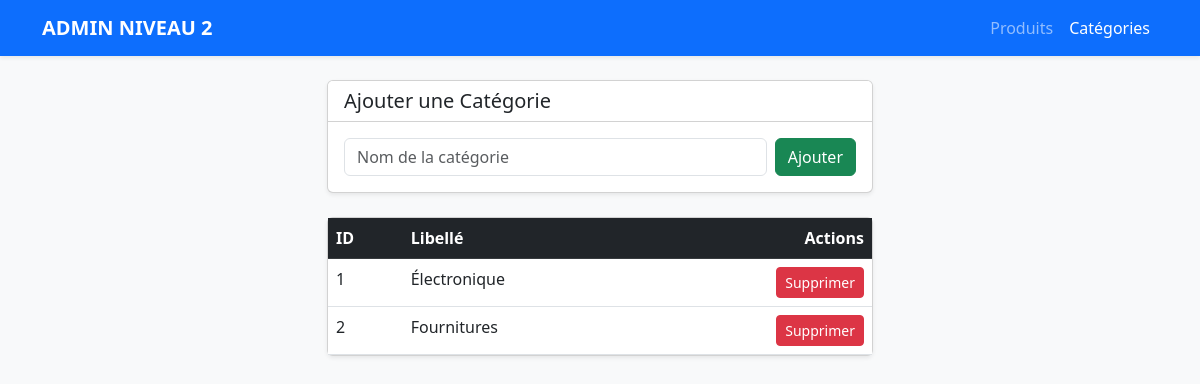
/04_ARSENAL_CRUD_ULTRA_RAPIDE/NIVEAU_2_JOINTURE_SIMPLE/categorie_gestion.php, run on the app's committed database.
### tables this page shows
CREATE TABLE categorie (
    id_cat INT AUTO_INCREMENT PRIMARY KEY,
    libelle VARCHAR(50) NOT NULL
);

### 04_ARSENAL_CRUD_ULTRA_RAPIDE/NIVEAU_2_JOINTURE_SIMPLE/categorie_gestion.php (the view, shortened to what this page needs)
<?php
include 'db.php';
$categories = $pdo->query("SELECT * FROM categorie")->fetchAll();
?>
<!DOCTYPE html>
<html lang="fr">
<head>
    <link href="https://cdn.jsdelivr.net/npm/bootstrap@5.3.0/dist/css/bootstrap.min.css" rel="stylesheet">
</head>
<body class="bg-light">
    <nav class="navbar navbar-expand-lg navbar-dark bg-primary mb-4 shadow-sm">
        <div class="container">
            <a class="navbar-brand fw-bold" href="index.php">ADMIN NIVEAU 2</a>
            <div class="collapse navbar-collapse" id="navbarNav">
                <ul class="navbar-nav ms-auto">
                    <li class="nav-item"><a class="nav-link" href="produit_gestion.php">Produits</a></li>
                    <li class="nav-item"><a class="nav-link active" href="categorie_gestion.php">Catégories</a></li>
                </ul>
            </div>
        </div>
    </nav>
    <div class="container">
        <div class="row justify-content-center">
            <div class="col-md-6">
                <div class="card shadow-sm mb-4">
                    <div class="card-header bg-white">
                        <h5 class="mb-0">Ajouter une Catégorie</h5>
                    </div>
                    <div class="card-body">
                        <form method="POST" class="d-flex gap-2">
                            <input type="text" name="libelle" class="form-control" placeholder="Nom de la catégorie" required>
                            <button type="submit" name="ajouter" class="btn btn-success">Ajouter</button>
                        </form>
                    </div>
                </div>
                <div class="card shadow-sm">
                    <div class="card-body p-0">
                        <table class="table table-hover mb-0">
                            <thead class="table-dark">
                                <tr>
                                    <th>ID</th>
                                    <th>Libellé</th>
                                    <th class="text-end">Actions</th>
                                </tr>
                            </thead>
                            <tbody>
                                <?php foreach($categories as $c): ?>
                                <tr>
                                    <td><?= $c['id_cat'] ?></td>
                                    <td><?= $c['libelle'] ?></td>
                                    <td class="text-end">
                                        <a href="?delete=<?= $c['id_cat'] ?>" class="btn btn-danger btn-sm" onclick="return confirm('Supprimer ?')">Supprimer</a>
                                    </td>
                                </tr>
                                <?php endforeach; ?>
                            </tbody>
                        </table>
                    </div>
                </div>
            </div>
        </div>
    </div>
</body>
</html>

### data on the page
categorie: id_cat "1", libelle "Électronique"
categorie: id_cat "2", libelle "Fournitures"
